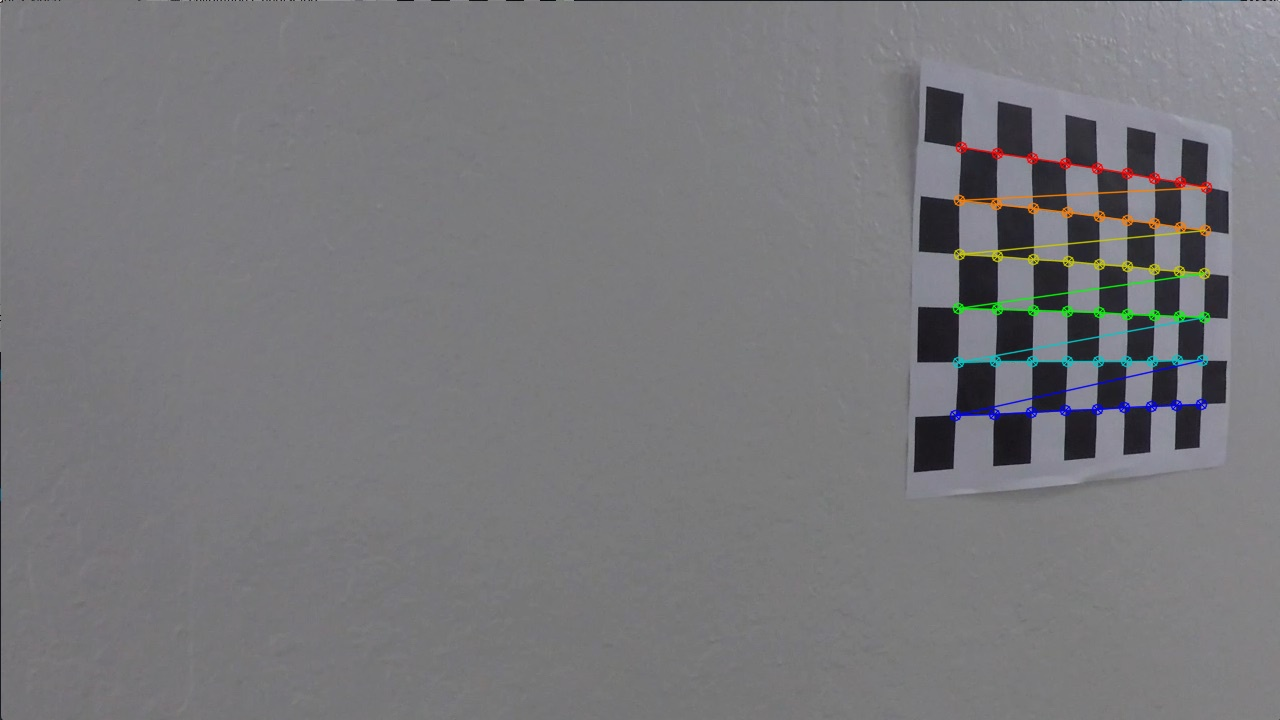
#> input picture output_images/corners_found2.jpg, 1280 x 720 px
$ jupyter execute --allow-errors advanced_lane_line_project.ipynb   (shell and % lines are left out)   (older library calls are emulated)
#> lines starting #> are read from the running program, lines starting #| are printed output that depends on the picture
[cell 1]
import numpy as np
import cv2
import glob
import matplotlib.pyplot as plt
import matplotlib.image as mpimg

# Part 1: Camera Calibration & Undistortion

## Camera Calibration Example Images

[cell 2]
#Make a list of calibration images
images = glob.glob('camera_cal/calibration*.jpg')

#load images
#> (the rest of this cell did not finish here and is left out)

## 1.Find Chessboard Corners in Images

[cell 3]
# prepare object points, like (0,0,0), (1,0,0), (2,0,0) ....,(6,5,0)
objp = np.zeros((6*9,3), np.float32)
objp[:,:2] = np.mgrid[0:9, 0:6].T.reshape(-1,2)

# Arrays to store object points and image points from all the images.
objpoints = [] # 3d points in real world space
imgpoints = [] # 2d points in image plane.

# Step through the list and search for chessboard corners
for idx, fname in enumerate(images):
    img = cv2.imread(fname)
    gray = cv2.cvtColor(img, cv2.COLOR_BGR2GRAY)

    # Find the chessboard corners
    ret, corners = cv2.findChessboardCorners(gray, (9,6), None)

    # If found, add object points, image points
    if ret == True:
        objpoints.append(objp)
        imgpoints.append(corners)

        # Draw and display the corners
        img = cv2.drawChessboardCorners(img, (9,6), corners, ret)
        write_name = 'corners_found'+str(idx)+'.jpg'
        cv2.imwrite("output_images/" + write_name, img)
        cv2.imshow('img', img)
        cv2.waitKey(500)

cv2.destroyAllWindows()

#plot images
img_corner_2 = cv2.imread("output_images/corners_found2.jpg")
#> img_corner_2 is the input picture: shape (720, 1280, 3); mean B, G, R 122.8, 119.8, 120.1
img_corner_10 = cv2.imread("output_images/corners_found10.jpg")
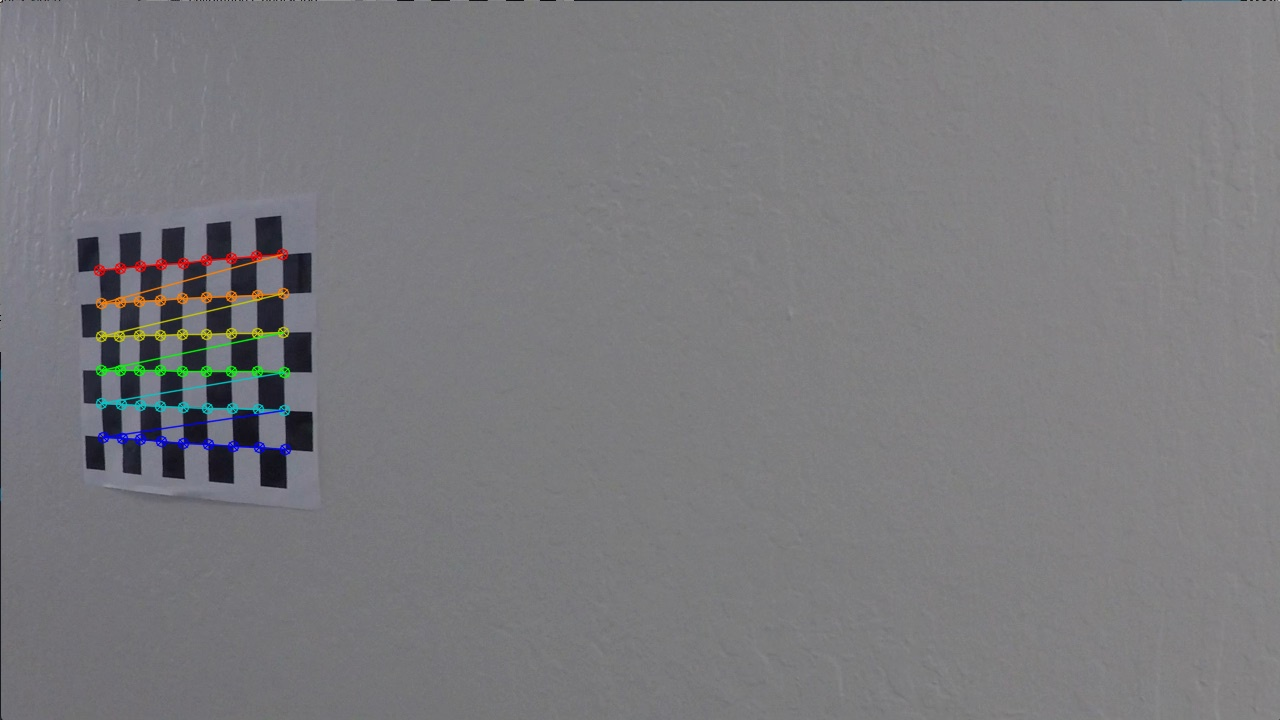
#> input picture output_images/corners_found10.jpg, 1280 x 720 px
#> img_corner_10 is the input picture: shape (720, 1280, 3); mean B, G, R 125.2, 122, 122.4
f, (ax1, ax2) = plt.subplots(1, 2, figsize=(20,10))
ax1.imshow(img_corner_2 )
ax1.set_title('Chessboard Corners Image 2', fontsize=30)
ax2.imshow(img_corner_10)
ax2.set_title('Chessboard Corners Image 10', fontsize=30)
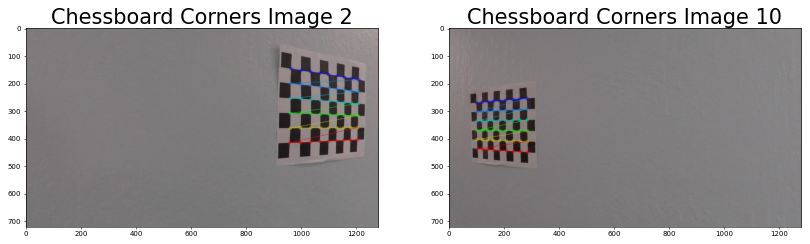
#> figure drawn by matplotlib, 2 panels; B, G, R data is drawn as R, G, B

## 2. Find Camera Matrix and Distortion Coefficients

[cell 4]
# Test undistortion on an image
img = cv2.imread('camera_cal/calibration1.jpg')
#> (the rest of this cell did not finish here and is left out)

## 3.Undistort raw test images

[cell 5]
#load and undistort test images
test_images = sorted(glob.glob('test_images/test*.jpg'))
for idx, fname in enumerate(test_images):
    img = cv2.imread(fname)
    dst = cv2.undistort(img, mtx, dist, None, mtx)
    cv2.imwrite('output_images/test_undist' + str(idx+1) + '.jpg',dst)

#> (the rest of this cell did not finish here and is left out)

# Part 2. Create thresholded binary images

## 1. Threshold Helper Functions: Absolute Sobel, Gradient magnitude, direction,

[cell 6]
#Thresholding pipeline for Sobel-x and S-Colorspace

def  binary_threshold_pipeline(img, s_thresh=(170, 255), sx_thresh=(20, 100)):
    img = np.copy(img)
    # Convert to HLS color space and separate the V channel
    hls = cv2.cvtColor(img, cv2.COLOR_RGB2HLS)
    l_channel = hls[:,:,1]
    s_channel = hls[:,:,2]
    # Sobel x
    sobelx = cv2.Sobel(l_channel, cv2.CV_64F, 1, 0) # Take the derivative in x
    abs_sobelx = np.absolute(sobelx) # Absolute x derivative to accentuate lines away from horizontal
    scaled_sobel = np.uint8(255*abs_sobelx/np.max(abs_sobelx))

    # Threshold x gradient
    sxbinary = np.zeros_like(scaled_sobel)
    sxbinary[(scaled_sobel >= sx_thresh[0]) & (scaled_sobel <= sx_thresh[1])] = 1

    # Threshold color channel
    s_binary = np.zeros_like(s_channel)
    s_binary[(s_channel >= s_thresh[0]) & (s_channel <= s_thresh[1])] = 1
    # Stack each channel
    #color_binary = np.dstack(( np.zeros_like(sxbinary), sxbinary, s_binary)) * 255
    combined = np.zeros_like(sxbinary)
    combined[(s_channel >= s_thresh[0]) & (s_channel <= s_thresh[1]) | (scaled_sobel >= sx_thresh[0]) & (scaled_sobel <= sx_thresh[1])] = 1
    return combined

## 2. Apply thesholding and display example image

#> (a cell that did not finish here is left out)

# Part 3: Transform images to "birds-eye-view"

#> (a cell that did not finish here is left out)

[cell 9]
undist_binary_images = sorted(glob.glob('output_images/test_binary*.jpg'))
#> undist_binary_images = []
#Apply birds-eye-view transformation to all undistorted binary images
for idx, fname in enumerate(undist_binary_images):
    img = cv2.imread(fname)
    img_warped = cv2.warpPerspective(img, M, img_size, flags=cv2.INTER_LINEAR)
    cv2.imwrite('output_images/test_bev' + str(idx+1) + '.jpg',img_warped)
